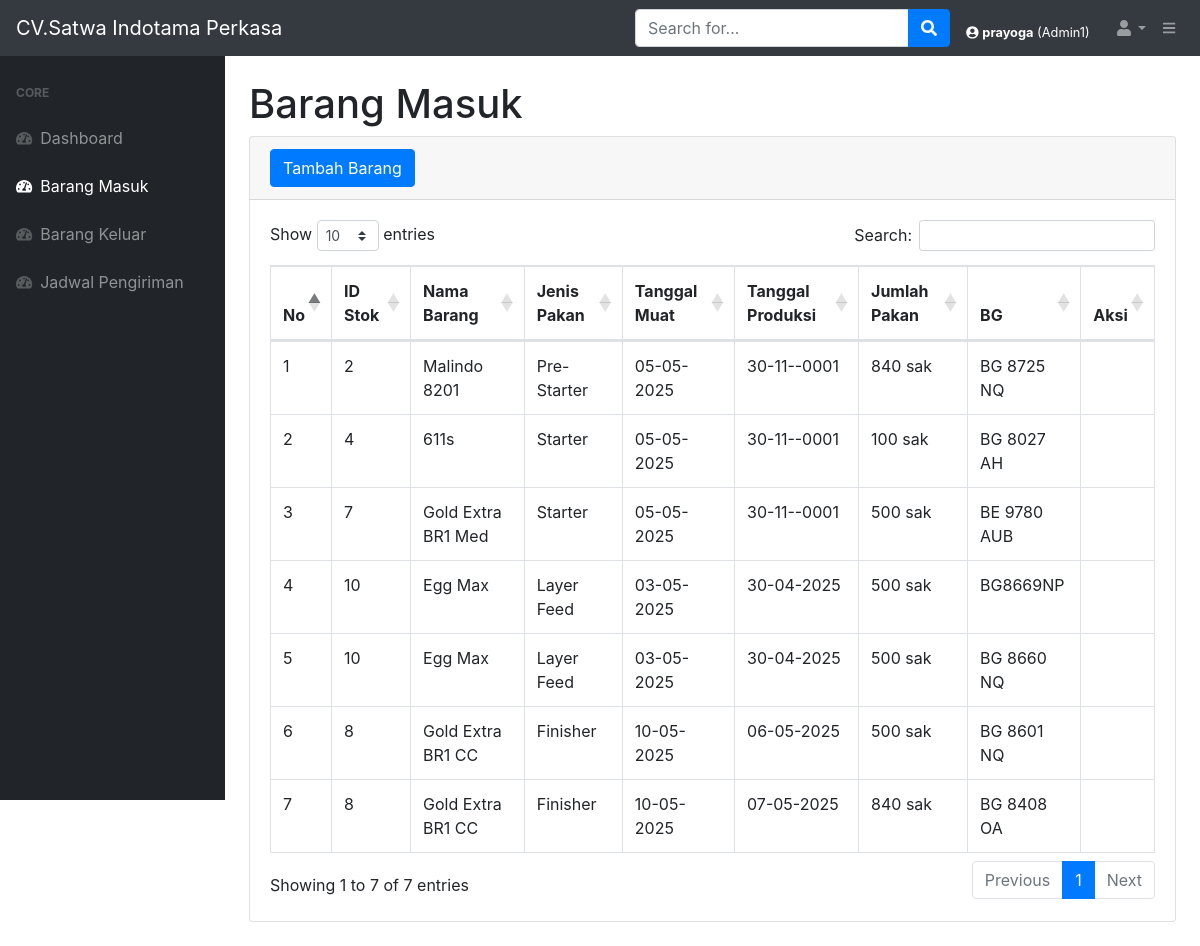
The app's page /masuk.php (signed in) with its own data.
### tables this page shows
CREATE TABLE `barang_masuk` (
  `id_masuk` int(11) NOT NULL,
  `id_stok` int(11) NOT NULL,
  `nm_barang` varchar(25) NOT NULL,
  `tgl_muat` date NOT NULL,
  `tgl_produksi` date NOT NULL,
  `jenis` varchar(25) NOT NULL,
  `jumlah` varchar(15) NOT NULL,
  `bg` varchar(15) NOT NULL
);

### masuk.php (the view, shortened to what this page needs)
<?php
require 'function.php';
$role = $_SESSION['role'];
?>
<!DOCTYPE html>
<html lang="en">
<head>
    <link href="css/styles.css" rel="stylesheet" />
    <link href="https://cdn.datatables.net/1.10.20/css/dataTables.bootstrap4.min.css" rel="stylesheet" />
</head>
<body class="sb-nav-fixed">
    <nav class="sb-topnav navbar navbar-expand navbar-dark bg-dark">
        <a class="navbar-brand" href="index.php">CV.Satwa Indotama Perkasa</a>
        <button class="btn btn-link btn-sm order-2 order-lg 5" id="sidebarToggle" href="#"><i class="fas fa-bars"></i></button>
        <form class="d-none d-md-inline-block form-inline ml-auto mr-0 mr-md-3 my-2 my-md-0">
            <div class="input-group">
                <input class="form-control" type="text" placeholder="Search for..." aria-label="Search" aria-describedby="basic-addon2" />
                <div class="input-group-append">
                    <button class="btn btn-primary" type="button"><i class="fas fa-search"></i></button>
                </div>
            </div>
        </form>
        <div class="text-white small mr-3 d-none d-md-block" style="margin-top: 10px;">
            <i class="fas fa-user-circle"></i>
            <strong><?= $_SESSION['username']; ?></strong> (<?= ucfirst(str_replace('_', ' ', $_SESSION['role'])); ?>)
        </div>
        <ul class="navbar-nav ml-auto ml-md-0">
            <li class="nav-item dropdown">
                <a class="nav-link dropdown-toggle" id="userDropdown" href="#" role="button" data-toggle="dropdown" aria-haspopup="true" aria-expanded="false"><i class="fas fa-user fa-fw"></i></a>
            </li>
        </ul>
    </nav>
    <div id="layoutSidenav">
        <div id="layoutSidenav_nav">
            <nav class="sb-sidenav accordion sb-sidenav-dark" id="sidenavAccordion">
                <div class="sb-sidenav-menu">
                    <div class="nav">
                        <div class="sb-sidenav-menu-heading">Core</div>
                        <a class="nav-link" href="index.php">
                            <div class="sb-nav-link-icon"><i class="fas fa-tachometer-alt"></i></div>
                            Dashboard
                        </a>
                        <a class="nav-link" href="masuk.php">
                            <div class="sb-nav-link-icon"><i class="fas fa-tachometer-alt"></i></div>
                            Barang Masuk
                        </a>
                        <a class="nav-link" href="keluar.php">
                            <div class="sb-nav-link-icon"><i class="fas fa-tachometer-alt"></i></div>
                            Barang Keluar
                        </a>
                        <a class="nav-link" href="pengiriman.php">
                            <div class="sb-nav-link-icon"><i class="fas fa-tachometer-alt"></i></div>
                            Jadwal Pengiriman
                        </a>
            </nav>
        </div>
        <div id="layoutSidenav_content">
            <main>
                <div class="container-fluid">
                    <h1 class="mt-4">Barang Masuk</h1>
                    <div class="card mb-4">
                        <div class="card-header">
                            <?php if ($role == 'gudang1' || $role == 'admin1') : ?>
                                <button type="button" class="btn btn-primary" data-toggle="modal" data-target="#myModal">
                                    Tambah Barang
                                </button>
                            <?php endif; ?>
                        </div>
                        <div class="card-body">
                            <div class="table-responsive">
                                <table class="table table-bordered" id="dataTable" width="100%" cellspacing="0">
                                    <thead>
                                        <tr>
                                            <th>No</th>
                                            <th>ID Stok</th>
                                            <th>Nama Barang</th>
                                            <th>Jenis Pakan</th>
                                            <th>Tanggal Muat</th>
                                            <th>Tanggal Produksi</th>
                                            <th>Jumlah Pakan</th>
                                            <th>BG</th>
                                            <th>Aksi</th>
                                        </tr>
                                    </thead>
                                    <tbody>
                                        <?php
                                        $ambildatamasuk = mysqli_query($conn, "SELECT * FROM barang_masuk");
                                        $i = 1;
                                        while ($data = mysqli_fetch_array($ambildatamasuk)) {
                                            $id_stok = $data['id_stok'];
                                            $nm_barang = $data['nm_barang'];
                                            $jenis = $data['jenis'];
                                            $tgl_muat = date('d-m-Y', strtotime($data['tgl_muat']));
                                            $tgl_produksi = date('d-m-Y', strtotime($data['tgl_produksi']));
                                            $jumlah = $data['jumlah'];
                                            $bg = $data['bg'];
                                        ?>
                                            <tr>
                                                <td><?= $i++; ?></td>
                                                <td><?= $id_stok; ?></td>
                                                <td><?= $nm_barang; ?></td>
                                                <td><?= $jenis; ?></td>
                                                <td><?= $tgl_muat; ?></td>
                                                <td><?= $tgl_produksi; ?></td>
                                                <td><?= $jumlah; ?> sak</td>
                                                <td><?= $bg; ?></td>
                                                <td>
                                                </td>
                                            </tr>
                                        <?php }; ?>
                                    </tbody>
                                </table>
                            </div>
                        </div>
                    </div>
                </div>
            </main>
        </div>
    </div>
</body>
</html>

### records on screen
barang_masuk: id_stok "2", nm_barang "Malindo 8201", jenis "Pre-Starter", tgl_muat "05-05-2025", tgl_produksi "30-11--0001", jumlah "840", bg "BG 8725 NQ"
barang_masuk: id_stok "4", nm_barang "611s", jenis "Starter", tgl_muat "05-05-2025", tgl_produksi "30-11--0001", jumlah "100", bg "BG 8027 AH"
barang_masuk: id_stok "7", nm_barang "Gold Extra BR1 Med", jenis "Starter", tgl_muat "05-05-2025", tgl_produksi "30-11--0001", jumlah "500", bg "BE 9780 AUB"
barang_masuk: id_stok "10", nm_barang "Egg Max", jenis "Layer Feed", tgl_muat "03-05-2025", tgl_produksi "30-04-2025", jumlah "500", bg "BG8669NP"
barang_masuk: id_stok "10", nm_barang "Egg Max", jenis "Layer Feed", tgl_muat "03-05-2025", tgl_produksi "30-04-2025", jumlah "500", bg "BG 8660 NQ"
barang_masuk: id_stok "8", nm_barang "Gold Extra BR1 CC", jenis "Finisher", tgl_muat "10-05-2025", tgl_produksi "06-05-2025", jumlah "500", bg "BG 8601 NQ"
barang_masuk: id_stok "8", nm_barang "Gold Extra BR1 CC", jenis "Finisher", tgl_muat "10-05-2025", tgl_produksi "07-05-2025", jumlah "840", bg "BG 8408 OA"

### other values on screen
$_SESSION['username'] "prayoga"
str_replace('_', ' ', $_SESSION['role']) "Admin1"
